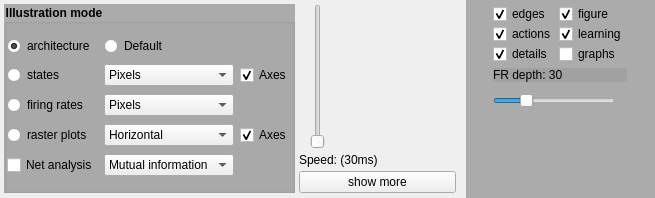
<?xml version="1.0" encoding="UTF-8"?>
<ui version="4.0">
 <class>ControlsWidget</class>
 <widget class="QWidget" name="ControlsWidget">
  <property name="geometry">
   <rect>
    <x>0</x>
    <y>0</y>
    <width>655</width>
    <height>198</height>
   </rect>
  </property>
  <property name="windowTitle">
   <string>Form</string>
  </property>
  <property name="styleSheet">
   <string notr="true">QFrame{
background: rgba(160,160,160,220);
}

QGroupBox{
background: rgba(160,160,160,220);
}
</string>
  </property>
  <widget class="QFrame" name="frame">
   <property name="geometry">
    <rect>
     <x>0</x>
     <y>0</y>
     <width>460</width>
     <height>197</height>
    </rect>
   </property>
   <property name="styleSheet">
    <string notr="true">QFrame{
background: transparent;
}</string>
   </property>
   <property name="frameShape">
    <enum>QFrame::NoFrame</enum>
   </property>
   <property name="frameShadow">
    <enum>QFrame::Raised</enum>
   </property>
   <layout class="QHBoxLayout" name="horizontalLayout_2">
    <property name="spacing">
     <number>4</number>
    </property>
    <property name="leftMargin">
     <number>4</number>
    </property>
    <property name="topMargin">
     <number>4</number>
    </property>
    <property name="rightMargin">
     <number>4</number>
    </property>
    <property name="bottomMargin">
     <number>4</number>
    </property>
    <item>
     <widget class="QGroupBox" name="groupBox">
      <property name="font">
       <font>
        <weight>75</weight>
        <bold>true</bold>
       </font>
      </property>
      <property name="title">
       <string>Illustration mode</string>
      </property>
      <layout class="QGridLayout" name="gridLayout_2">
       <property name="leftMargin">
        <number>0</number>
       </property>
       <property name="topMargin">
        <number>6</number>
       </property>
       <property name="rightMargin">
        <number>0</number>
       </property>
       <property name="bottomMargin">
        <number>6</number>
       </property>
       <property name="verticalSpacing">
        <number>2</number>
       </property>
       <item row="1" column="1">
        <widget class="QComboBox" name="statesType">
         <item>
          <property name="text">
           <string>Pixels</string>
          </property>
         </item>
         <item>
          <property name="text">
           <string>2D plots</string>
          </property>
         </item>
         <item>
          <property name="text">
           <string>Phases</string>
          </property>
         </item>
        </widget>
       </item>
       <item row="4" column="0">
        <widget class="QRadioButton" name="modeRasterRadioButton">
         <property name="text">
          <string>raster plots</string>
         </property>
        </widget>
       </item>
       <item row="0" column="0">
        <widget class="QRadioButton" name="modeEditRadioButton">
         <property name="text">
          <string>architecture</string>
         </property>
         <property name="checked">
          <bool>true</bool>
         </property>
        </widget>
       </item>
       <item row="3" column="1">
        <widget class="QComboBox" name="frType">
         <item>
          <property name="text">
           <string>Pixels</string>
          </property>
         </item>
         <item>
          <property name="text">
           <string>2D plots</string>
          </property>
         </item>
        </widget>
       </item>
       <item row="1" column="0">
        <widget class="QRadioButton" name="modeStatesRadioButton">
         <property name="text">
          <string>states</string>
         </property>
         <property name="checked">
          <bool>false</bool>
         </property>
        </widget>
       </item>
       <item row="4" column="1">
        <widget class="QComboBox" name="rOrientation">
         <item>
          <property name="text">
           <string>Horizontal</string>
          </property>
         </item>
         <item>
          <property name="text">
           <string>Vertical</string>
          </property>
         </item>
        </widget>
       </item>
       <item row="3" column="0">
        <widget class="QRadioButton" name="modeCRadioButton">
         <property name="text">
          <string>firing rates</string>
         </property>
        </widget>
       </item>
       <item row="1" column="2">
        <widget class="QCheckBox" name="rAxes_2">
         <property name="text">
          <string>Axes</string>
         </property>
         <property name="checked">
          <bool>true</bool>
         </property>
        </widget>
       </item>
       <item row="4" column="2">
        <widget class="QCheckBox" name="rAxes">
         <property name="text">
          <string>Axes</string>
         </property>
         <property name="checked">
          <bool>true</bool>
         </property>
        </widget>
       </item>
       <item row="5" column="0">
        <widget class="QCheckBox" name="netAnalysischeckBox">
         <property name="text">
          <string>Net analysis</string>
         </property>
        </widget>
       </item>
       <item row="5" column="1">
        <widget class="QComboBox" name="networkMode">
         <item>
          <property name="text">
           <string>Mutual information</string>
          </property>
         </item>
         <item>
          <property name="text">
           <string>Synchrony</string>
          </property>
         </item>
         <item>
          <property name="text">
           <string>Transfer entropy</string>
          </property>
         </item>
        </widget>
       </item>
       <item row="0" column="1">
        <widget class="QRadioButton" name="modeDefaultRadioButton">
         <property name="text">
          <string>Default</string>
         </property>
         <property name="checked">
          <bool>false</bool>
         </property>
        </widget>
       </item>
      </layout>
     </widget>
    </item>
    <item>
     <layout class="QVBoxLayout" name="verticalLayout_2">
      <item>
       <widget class="QSlider" name="speedSlider">
        <property name="minimumSize">
         <size>
          <width>38</width>
          <height>0</height>
         </size>
        </property>
        <property name="maximum">
         <number>1000</number>
        </property>
        <property name="orientation">
         <enum>Qt::Vertical</enum>
        </property>
       </widget>
      </item>
      <item>
       <widget class="QLabel" name="speedLabel">
        <property name="minimumSize">
         <size>
          <width>135</width>
          <height>0</height>
         </size>
        </property>
        <property name="text">
         <string>Speed: (30ms)</string>
        </property>
       </widget>
      </item>
      <item>
       <widget class="QPushButton" name="pushButton">
        <property name="text">
         <string>show more</string>
        </property>
       </widget>
      </item>
     </layout>
    </item>
   </layout>
  </widget>
  <widget class="QFrame" name="moreFrame">
   <property name="geometry">
    <rect>
     <x>466</x>
     <y>0</y>
     <width>189</width>
     <height>198</height>
    </rect>
   </property>
   <property name="frameShape">
    <enum>QFrame::NoFrame</enum>
   </property>
   <property name="frameShadow">
    <enum>QFrame::Raised</enum>
   </property>
   <layout class="QHBoxLayout" name="horizontalLayout_3">
    <property name="spacing">
     <number>4</number>
    </property>
    <property name="leftMargin">
     <number>4</number>
    </property>
    <property name="topMargin">
     <number>4</number>
    </property>
    <property name="rightMargin">
     <number>4</number>
    </property>
    <property name="bottomMargin">
     <number>4</number>
    </property>
    <item>
     <layout class="QVBoxLayout" name="verticalLayout_3">
      <item>
       <layout class="QGridLayout" name="gridLayout_4">
        <property name="horizontalSpacing">
         <number>3</number>
        </property>
        <property name="verticalSpacing">
         <number>0</number>
        </property>
        <item row="0" column="0">
         <widget class="QCheckBox" name="connectionsCheckBox">
          <property name="text">
           <string>edges</string>
          </property>
          <property name="checked">
           <bool>true</bool>
          </property>
         </widget>
        </item>
        <item row="1" column="0">
         <widget class="QCheckBox" name="experimentCheckBox">
          <property name="text">
           <string>actions</string>
          </property>
          <property name="checked">
           <bool>true</bool>
          </property>
         </widget>
        </item>
        <item row="0" column="1">
         <widget class="QCheckBox" name="updateSchemaCheckBox">
          <property name="text">
           <string>figure</string>
          </property>
          <property name="checked">
           <bool>true</bool>
          </property>
         </widget>
        </item>
        <item row="2" column="0">
         <widget class="QCheckBox" name="detailsCheckBox">
          <property name="text">
           <string>details</string>
          </property>
          <property name="checked">
           <bool>true</bool>
          </property>
         </widget>
        </item>
        <item row="2" column="1">
         <widget class="QCheckBox" name="updateGraphs">
          <property name="text">
           <string>graphs</string>
          </property>
          <property name="checked">
           <bool>false</bool>
          </property>
         </widget>
        </item>
        <item row="1" column="1">
         <widget class="QCheckBox" name="learningCheckBox">
          <property name="text">
           <string>learning</string>
          </property>
          <property name="checked">
           <bool>true</bool>
          </property>
         </widget>
        </item>
       </layout>
      </item>
      <item>
       <widget class="QLabel" name="firingRateLabel">
        <property name="text">
         <string>FR depth: 30</string>
        </property>
       </widget>
      </item>
      <item>
       <widget class="QSlider" name="firingRateSlider">
        <property name="minimumSize">
         <size>
          <width>0</width>
          <height>29</height>
         </size>
        </property>
        <property name="maximumSize">
         <size>
          <width>122</width>
          <height>29</height>
         </size>
        </property>
        <property name="minimum">
         <number>1</number>
        </property>
        <property name="maximum">
         <number>199</number>
        </property>
        <property name="value">
         <number>50</number>
        </property>
        <property name="orientation">
         <enum>Qt::Horizontal</enum>
        </property>
       </widget>
      </item>
      <item>
       <spacer name="verticalSpacer">
        <property name="orientation">
         <enum>Qt::Vertical</enum>
        </property>
        <property name="sizeHint" stdset="0">
         <size>
          <width>20</width>
          <height>40</height>
         </size>
        </property>
       </spacer>
      </item>
     </layout>
    </item>
   </layout>
  </widget>
 </widget>
 <resources/>
 <connections/>
</ui>
